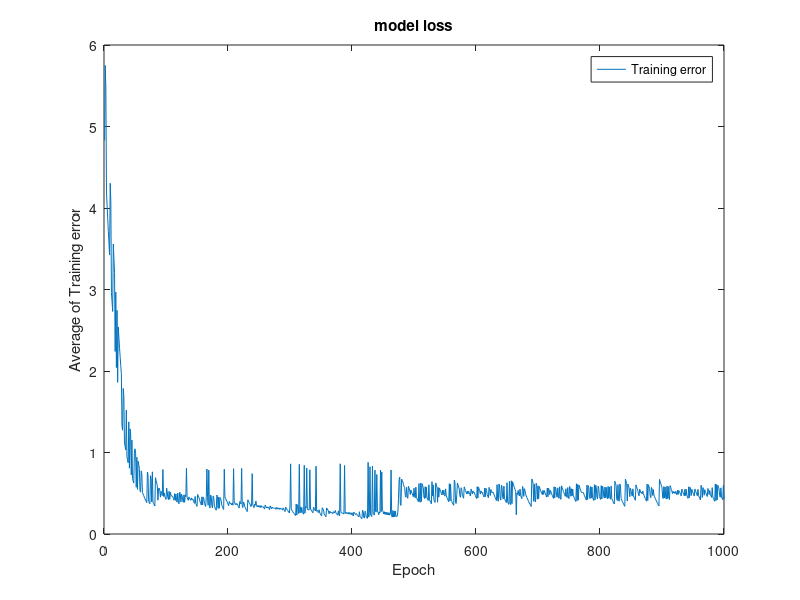

Recreate this plot in MATLAB.
% NN implementation via backpropagation using 
% one hidden layer (sigmoid) and one output layer (linear)
% For use with PSD data from 1-phase Simulink inverter with MOSFET faults
% Written by, V. Winstead
% Dec 1, 2019
%
% hidden layer fn --> logsig(n) = 1 / (1 + exp(-n))
% output layer fn --> purelin(n) = n

close all
clear

% configuration
n1 = 5; % number of neurons in layer 1 (hidden layer)
i_size = 10; % length of input vector
o_size = 4; % length of output vector
my_alpha = 0.005; % learning rate

% initial conditions on weights (W) and bias offsets (b)
W1 = randn(n1, i_size);
b1 = randn(n1, 1);
W2 = randn(o_size, n1);
b2 = randn(o_size, 1);

% open data file
fileID = fopen('NN_data_test_s2_1000.txt','r');
formatSpec = '%f %f %f %f %f %f %f %f %f %f %d %d %d %d %f';
A = fscanf(fileID,formatSpec, [15 Inf]);
fclose(fileID);
A = A'; % data read in transposed
p = A(:,1:10); % PSD data only
fault_device = A(:,11:14); % fault condition for each MOSFET
my_index = length(p);  % number of iterations to train NN

% complete my_index iterations to train NN
for z = 1:my_index
    
    % compute output of hidden layer
    my_temp = W1 * p(z,:)' + b1;
    a1 = 1 ./ (1 + exp(-my_temp));

    % compute output of output layer
    my_temp = W2 * a1 + b2;
    a2 = my_temp;

    % compute error
    my_e = fault_device(z,:)' - a2;

    % compute partial differentials
    F1 = diag((1-a1).*a1);
    F2 = diag(ones(o_size, 1));

    % compute backpropagation starting with 2nd layer
    s2 = -2 * F2 * my_e;
    s1 = F1 * W2' * s2;

    % update weights and bias values
    W2 = W2 - my_alpha * s2 * a1';
    b2 = b2 - my_alpha * s2;
    W1 = W1 - my_alpha * s1 * p(z)';
    b1 = b1 - my_alpha * s1;
    
    my_e_out(z) = norm(my_e); % store metric of errors
end

plot(my_e_out)
xlabel('Epoch')
ylabel('Average of Training error')
legend('Training error')
title('model loss')

